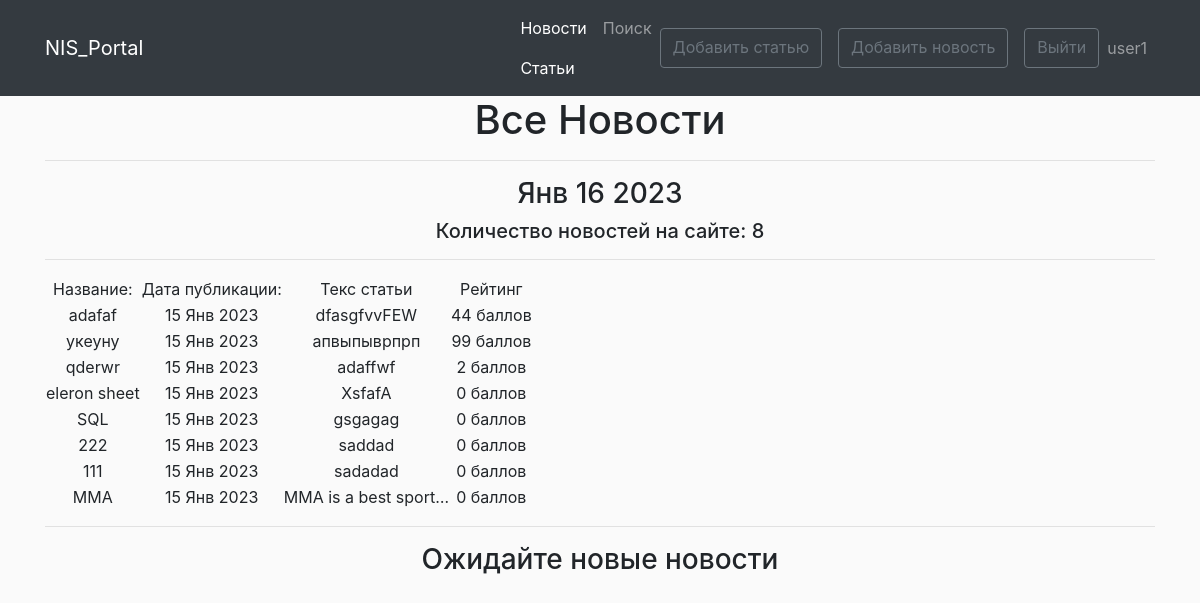
/posts/articles/ (signed in), run on the app's committed database.
### news/models.py (models this page shows, shortened)
class Post(models.Model):
    post = 'P'
    news = 'N'
    author = models.ForeignKey(Author, verbose_name='Автор', on_delete=models.CASCADE)
    select = models.CharField('Статья/Новость', max_length=10, choices=SELECT, default=post)
    date = models.DateTimeField('Дата', default=timezone.now)
    categories = models.ManyToManyField(Category, through='PostCategory')
    title = models.CharField('Название статьи', max_length=120, unique=True)
    text = models.TextField('Основной текст статьи')
    rating_post = models.IntegerField(default=0)
    class Meta:
        verbose_name = 'Пост'
        verbose_name_plural = 'Посты'

### news/views.py (the view)
# urls.py: path('articles/', views.ShowNewsView.as_view(), name='articles-main'),
class ShowNewsView(ListView):
    model = Post  # Указываем модель, объекты которой мы будем выводить
    ordering = ['-date']  # Поле, которое будет использоваться для сортировки объектов
    template_name = 'news/showNews.html'  # Указываем имя шаблона, в котором будут все инструкции о том, как именно пользователю должны быть показаны наши объекты
    context_object_name = 'news'  # Это имя списка, в котором будут лежать все объекты в HTML обращаемся к нему!!!
    paginate_by = 10  # постраничный вывод, сколько объектов выводим на 1 страницу
    def get_context_data(self, **kwargs):
        context = super().get_context_data(**kwargs)
        context['time_now'] = datetime.utcnow()
        context['next_news'] = 'Ожидайте новые новости'
        return context
    def get_queryset(self):
        if 'news' in self.request.path:
            self.queryset = super().get_queryset().filter(select='N')
            return self.queryset
        else:
            self.queryset = super().get_queryset().filter(select='P')
            return self.queryset

### news/templatetags/custom_filters.py (called while the page is built)
@register.filter()
def currency(value, code):
    postfix = CURRENCIES_SYMBOLS[code]
    return f'{value} {postfix}'

### news/templates/news/showNews.html
{% extends 'news/base.html' %}
{% load custom_filters %}
{% block content %}
   <h1>Все Новости</h1>
   <hr>
    <h3>{{ time_now|date:'M d Y' }}</h3>
    <h5>Количество новостей на сайте: {{news|length}}</h5>
    <hr>
   {% if news %}
       <table>
           <tr>
               <td>Название:</td>
               <td>Дата публикации:</td>
               <td>Текс статьи</td>
               <td>Рейтинг</td>
           </tr>
           {% for new in news %}
           <tr>
               <td>{{ new.title }}</td>
               <td>{{ new.date|date:'d M Y' }}</td>
               <td>{{ new.text|truncatechars:20 }}</td>
               <td>{{ new.rating_post|currency:"score" }}</td>
           </tr>
           {% endfor %}
       </table>
   {% else %}
       <h2>Новостей пока нет!</h2>
   {% endif %}
    <hr>
    <h3> {{ next_news|default_if_none:"Чуть позже появятся новые новости!" }} </h3>
{% endblock content %}

### news/templates/news/base.html (shortened to what this page needs)
<!DOCTYPE html>
<html lang="en">
    <head>
        {% load static %}
        <link rel="stylesheet" href="https://stackpath.bootstrapcdn.com/bootstrap/4.1.3/css/bootstrap.min.css">
        <link href="{% static 'news/main.css' %}" rel="stylesheet" />
    </head>
    <body>
        <nav class="navbar navbar-expand-lg navbar-dark bg-dark static-top">
   <div class="container">
       <a class="navbar-brand" href="#">NIS_Portal</a>
       <div class="collapse navbar-collapse" id="navbarResponsive">
           <ul class="navbar-nav ml-auto">
               <li class="nav-item active">
                   <a class="nav-link" href="{% url 'news-main' %}">Новости
                   </a>
                   <a class="nav-link" href="{% url 'articles-main' %}">Статьи
                   </a>
               </li>
               <li class="nav-item">
                   <a class="nav-link" href="{% url 'news-search' %}">Поиск</a>
               </li>
           </ul>
           <div class="navbar-nav">
               {% if user.is_authenticated %}
               <a href="{% url 'articles-create' %}" class="btn btn-outline-secondary mr-3">Добавить статью</a>
               <a href="{% url 'news-create' %}" class="btn btn-outline-secondary mr-3">Добавить новость</a>
               <a href="{% url 'user-exit' %}" class="btn btn-outline-secondary">Выйти</a>
               <a class="nav-link" href="{% url 'profile' %}">{{ user.username }}</a>
               {% else %}
                <a href="{% url 'user-input' %}" class="btn btn-outline-secondary">Войти</a>
                <a href="{% url 'reg' %}" class="btn btn-outline-secondary mr-2">Регистрация</a>
               {% endif %}
           </div>
       </div>
   </div>
</nav>
        <div class="container">
            <div class="row">
                <div class="col-lg-12 text-center">
           {% block content %}
           {% endblock content %}
                </div>
            </div>
        </div>
    </body>
</html>

### news/static/news/main.css (style rules this page uses)
body { background: #fafafa }

### data on the page
Post: title "adafaf", date "15 Янв 2023", text "dfasgfvvFEW", rating_post "44 баллов"
Post: title "укеуну", date "15 Янв 2023", text "апвыпыврпрп", rating_post "99 баллов"
Post: title "qderwr", date "15 Янв 2023", text "adaffwf", rating_post "2 баллов"
Post: title "eleron sheet", date "15 Янв 2023", text "XsfafA", rating_post "0 баллов"
Post: title "SQL", date "15 Янв 2023", text "gsgagag", rating_post "0 баллов"
Post: title "222", date "15 Янв 2023", text "saddad", rating_post "0 баллов"
Post: title "111", date "15 Янв 2023", text "sadadad", rating_post "0 баллов"
Post: title "MMA", date "15 Янв 2023", text "MMA is a best sport…", rating_post "0 баллов"

### other printed values
{{ user.username }} "user1"
{{ time_now|date:'M d Y' }} "Янв 16 2023"
{{ news|length }} "8"
{{ next_news|default_if_none:"Чуть позже появятся новые новости!" }} "Ожидайте новые новости"
